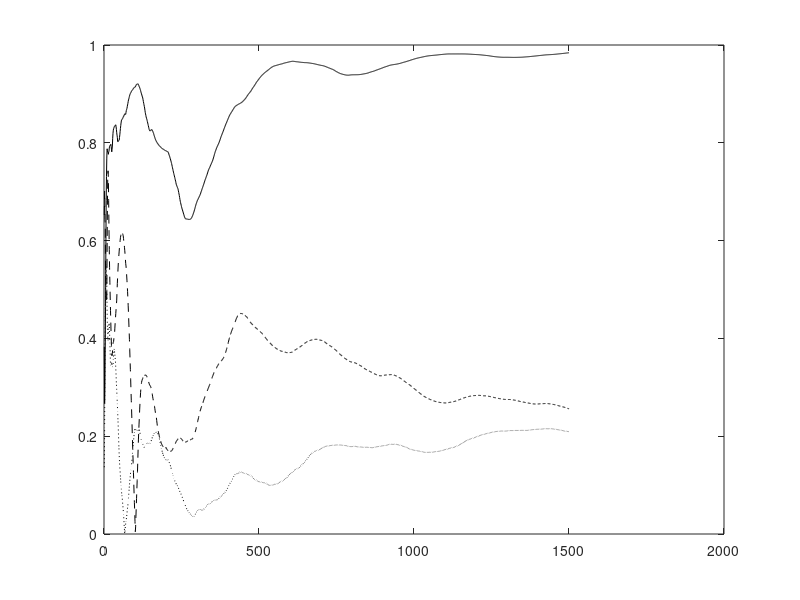

Source code (MATLAB): (Note: this script raises an error after producing the figure.)
% Adaptive SVD Algorithm

function SVDAL2();

clear all;
close all;

% Number of samples N and dimension D
eta0 = 200;
nSamples = 500;
nDim1 = 5;
nDim2 = 7;
nEpochs = 3;
randn('state',0);

% Generate the x random vectors
for i = 1 : nSamples
   for j = 1 : nDim1
      x(j,i) = (20 - 2*j) * randn;
   end
end
meanX = zeros(nDim1,1);
for i = 1 : nSamples
   meanX = meanX + x(:,i)/nSamples;
end
for i = 1 : nSamples
   x(:,i) = x(:,i) - meanX;
end

% Generate the y random vectors
for i = 1 : nSamples
   for j = 1 : nDim2
      y(j,i) = 3*randn;
   end
end
meanY = zeros(nDim2,1);
for i = 1 : nSamples
   meanY = meanY + y(:,i)/nSamples;
end
for i = 1 : nSamples
   y(:,i) = y(:,i) - meanY;
end

% Generate the Atrue matrix
Ctrue = zeros(nDim1,nDim2);
for i = 1 : nSamples
   Ctrue = Ctrue + x(:,i)*y(:,i)'/nSamples;
end

% Compute the true eigenvectors and eigenvalues
[U,D,V] = svd(Ctrue);
U
V
diag(D)'

% Run the adaptive algorithm
C  = zeros(nDim1,nDim2);
Z1 = zeros(nDim1,nDim1);
Z2 = zeros(nDim2,nDim2);
A  = zeros(nDim1+nDim2,nDim1+nDim2);
W  = 0.1 * ones(nDim1+nDim2,nDim2);

I  = eye(nDim2,nDim2);
mu = 2;

for epoch = 1 : nEpochs
   for iter = 1 : nSamples
      Ck = x(:,iter) * y(:,iter)';
      C = C + (1.0/(nSamples*(epoch-1) + iter))*(Ck - C);
      A = [Z1,C;C',Z2];
      etat = 1.0/(eta0 + nSamples*(epoch-1) + iter);
      
      W = W + etat*(2*A*W - 0.5*W*triu(W'*A*W) - 0.5*A*W*triu(W'*W) - 0.5*mu*W*triu(W'*W-I));
      
      U1 = W(1:nDim1,1:nDim1);
      for i = 1 : nDim1
        a = norm(U1(:,i));
   		U1(:,i) = U1(:,i)/a;
      end
      V1 = W(nDim1+1:nDim1+nDim2,1:nDim2);
      for i = 1 : nDim2
        a = norm(V1(:,i));
   		V1(:,i) = V1(:,i)/a;
      end
      cos_t1(:,nSamples*(epoch-1) + iter) = abs(diag(U1'*U));
      cos_t2(:,nSamples*(epoch-1) + iter) = abs(diag(V1'*V));
   end
end

% Check the final norms
U1 = W(1:nDim1,1:nDim1);
U1byNorm = U1*sqrt(inv(diag(diag(U1'*U1))));
for i = 1 : nDim1
   UNorm(i) = norm(U1(:,i));
end
V1 = W(nDim1+1:nDim1+nDim2,1:nDim2);
V1byNorm = V1*sqrt(inv(diag(diag(V1'*V1))));
for i = 1 : nDim2
   VNorm(i) = norm(V1(:,i));
end
UNorm
VNorm
U1byNorm
V1byNorm
dd = diag(U1byNorm'*C*V1byNorm);
dd'

for iter = 1 : nSamples*nEpochs
   ind(iter) = iter;
end

if (1)

% Plot the convergence results
figure(1);
plot(ind,cos_t1(1,:),'k-'); hold on;
plot(ind,cos_t1(2,:),'k:'); hold on;
plot(ind,cos_t1(3,:),'k--'); hold on;
legend('Component1 of U','Component2 of U','Component3 of U',0);
xlabel('Number of Samples');
ylabel('Direction Cosines for Components of U');
hold off;

% Plot the convergence results
figure(2);
plot(ind,cos_t2(1,:),'k-'); hold on;
plot(ind,cos_t2(2,:),'k:'); hold on;
plot(ind,cos_t2(3,:),'k--'); hold on;
legend('Component1 of V','Component2 of V','Component3 of V',0);
xlabel('Number of Samples');
ylabel('Direction Cosines for Components of V');
hold off;


else

plot(ind,cos_t1(1,:),'k-'); hold on;
plot(ind,cos_t1(2,:),'k:');
plot(ind,cos_t1(3,:),'k-.');
plot(ind,cos_t1(4,:),'k--');

plot(ind,cos_t2(1,:),'r-');
plot(ind,cos_t2(2,:),'r:');
plot(ind,cos_t2(3,:),'r-.');
plot(ind,cos_t2(4,:),'r--');
hold off;

end




  